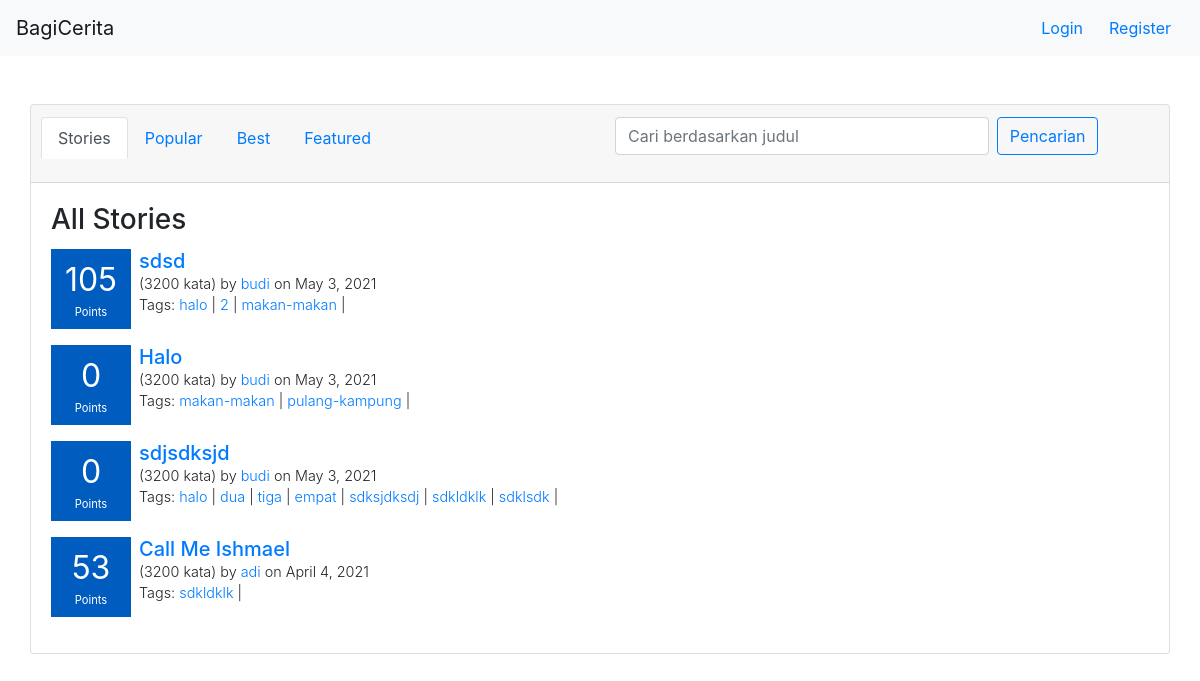
Before: /stories/ with the older database file.
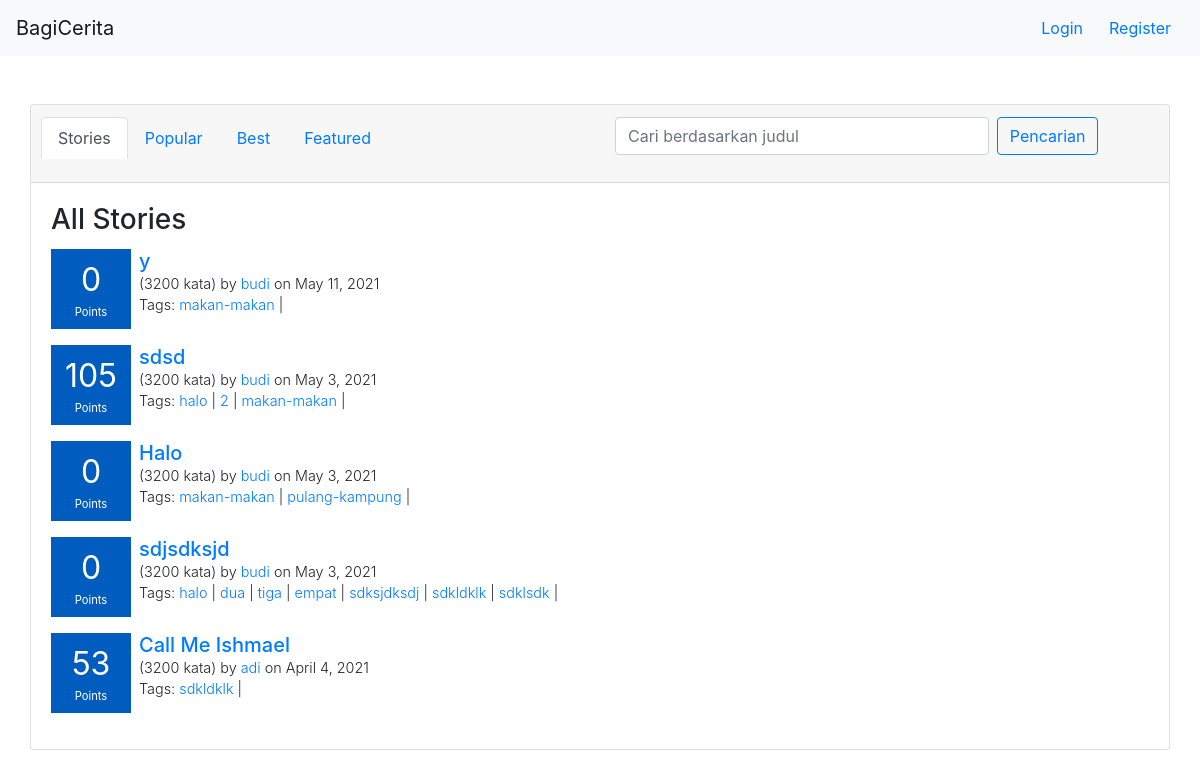
After: the same page with the newer database file.
### story/models.py (models this page shows, shortened)
class Story(models.Model):
    title = models.CharField(max_length=120,blank=True)
    date_posted = models.DateField(null=True, blank=True)
    content = models.TextField(blank=True,null=True)
    user = models.ForeignKey(User, on_delete=models.CASCADE,default=None)
    class Meta:
        ordering = ["-date_posted"]

class Tag(models.Model):
    name = models.CharField(max_length=120,blank=True)
    stories = models.ManyToManyField(Story)

### story/views.py (the view)
# urls.py: path('',stories_view,name="stories"),
def stories_view(request):
    context={
        "page":"stories"
    }
    stories = get_stories()
    if(request.GET.get('tag')):
        tag = request.GET.get('tag')
        stories = get_stories(search={"search_by":"tag","key":tag})
        context["page"] = "search-by-tag"
        context["tag"] = tag
    elif(request.GET.get("judul")):
        judul = request.GET.get("judul")
        stories = get_stories(search={"search_by":"judul","key":judul})
        context["page"] = "search-by-judul"
        context["judul"] = judul
    context["stories"] = stories
    return render(request,"story/stories.html",context)

### bagicerita/context_processor.py (called while the page is built)
def get_auth_form(request):
    registerForm = UserCreationForm()
    return{
        'register_form':registerForm
    }

def check_if_logged_in(request):
    if request.user.is_authenticated:
        return{
            'logged_in':True,
            'username':request.user.username
        }
    else:
        return {
            'logged_in':False
        }

### story/templatetags/story_tags.py (called while the page is built)
@register.inclusion_tag('story/story_box.html')
def story_box_tag(story):
    return {'story':story}

### story/views.py (called while the page is built)
def get_story(story):
    story.tags = story.tag_set.all()
    story = calculate_story_rating(story)
    return story

def calculate_story_rating(story):
    comments = story.comment_set.filter(replied_comment_id=0)
    story_rating=0
    for comment in comments:
        story_rating+=comment.rating
    story.rating = story_rating
    return story

### templates/story/stories.html (shortened to what this page needs)
{% extends 'base.html' %}
{% load story_tags %}
{% block content %}
    {% include 'navbar.html' %}
    <div class="container">
        <div class="row mt-5">
            <div class="card" style="width: 100%">
                <div class="card-header">
                    <div class="row">
                       <div class="col-lg-6 mb-4">
                            <ul class="nav nav-tabs card-header-tabs">
                                <li class="nav-item">
                                    <a class="nav-link {% if page == 'stories' %} active {% endif %}" aria-current="true" href="/stories">Stories</a>
                                </li>
                                <li class="nav-item">
                                    <a class="nav-link {% if page == 'popular' %} active {% endif %} " href="/stories/popular">Popular</a>
                                </li>
                                <li class="nav-item">
                                    <a class="nav-link {% if page == 'best' %} active {% endif %}" href="/stories/best">Best</a>
                                </li>
                                <li class="nav-item">
                                    <a class="nav-link {% if page == 'featured' %} active {% endif %}" href="/stories/featured">Featured</a>
                                </li>
                            </ul>
                       </div>
                       <div class="col-lg-6">
                            <form method="GET" class="form-inline">
                                <input name="judul" class="searchbar form-control mr-2" type="text" placeholder="Cari berdasarkan judul" aria-label="Search">
                                <button class="btn btn-outline-primary" type="submit">Pencarian</button>
                            </form>
                       </div>
                    </div>
                </div>
                <div class="card-body">
                    <h3 class="card-title">
                        {%if page == "stories" %}
                            All Stories
                        {%elif page == "popular" %}
                            Popular Stories
                        {%elif page == "best" %}
                            Best Stories
                        {%elif page == "search-by-tag" %}
                            Tag: {{tag}}
                        {%elif page == "search-by-judul" %}
                            Judul: {{judul}}
                        {%else %}
                            Featured Stories
                        {% endif %}
                    </h3>
                    {% for story in stories %}
                        {% story_box_tag story %}
                    {% endfor %}
                </div>
            </div>
        </div>
    </div>
{% endblock %}

### templates/story/story_box.html
<div class="story-box mb-3">
    <div class="score-box mr-2">
        <div class="points-number text-center mb-0">{{story.rating}}</div>
        <div class="points-text text-center">Points</div>
    </div>
    <div class="info">
        <h5 class="mb-0"><a href="/stories/{{story.id}}">{{story.title}}</a></h5>
        <span class="text-story-info text font-weight-light">(3200 kata) by <a href="/user/{{story.user.username}}/profile">{{story.user.username}}</a> on {{story.date_posted}}</span>
        <span class="text-story-info text tags font-weight-light">Tags:
            {% for tag in  story.tags%}
                <a href="/stories?tag={{tag.name}}">{{tag.name}}</a> |
            {% endfor %}
        </span>
    </div>
</div>

Changed rows visible on the page:
added Story: rating "0", title "y", user.username "budi", date_posted "May 11, 2021", Tag (name "makan-makan")
